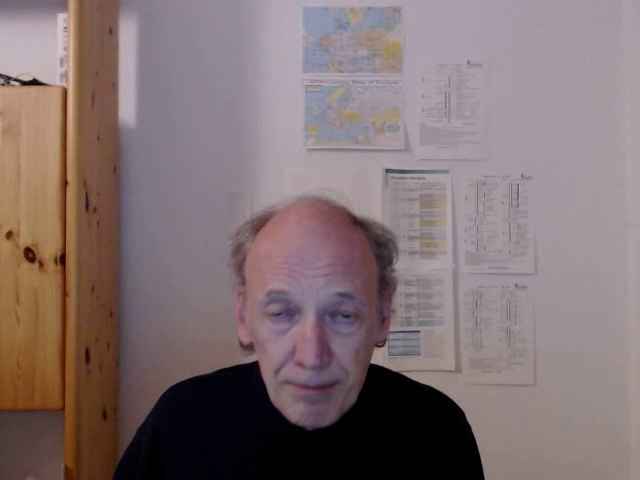
#> input picture frame 5 of seminar 3/copy/videorec.mp4, 640 x 480 px
$ jupyter execute --allow-errors VC_Seminar_03_final.ipynb   (shell and % lines are left out)
#> lines starting #> are read from the running program, lines starting #| are printed output that depends on the picture


# <span style="color:navy"> <i> Seminar 03</i></span> : <span style="color:green"> <b>Video Coding</b> </span>

## <span style="color:navy"> <b>TASK:</b> Compression of a Video using a Color Transform and Chroma Downsampling </span>
### <span style="color:blue"> **TASK 1:** Design an Encoder: </span>
- Modify given Encoder function `def encoder():` use video file `videorec.mp4` (it is given in your assignment directory), and implement the Encoder with a **color transform** of your choice. For example you can use the color transformation *YCrCB* or *YIQ*.
- Next, include **chroma downsampling** of your choice.
  - You can try different *color-transforms* and *downsampling rates* to minimize the encoded file size and maximize the decoded visual quality.

<span style="color:red">**NOTE:**</span> Represent these components as **int8** or **uint8**, and store them in a pickle file `encoded.pickle` as your encoded file.

### <span style="color:blue"> **TASK 2:** Design a Decoder: </span>
- Modify the corresponding given Decoder function `def decoder():`, which must take the produced **pickle file** `encoded.pickle` as new input for your decoder and writes this  output decoded video in a file named `decoded.mp4`.
- Execute your Encoder and Decoder functions and watch the resulting videos for corss checking in order to decide if the produced video looks reasonable and plausible.

### <span style="color:green"> **Grade Points:**  </span>
The grade points for your results will be calculated from a weighted average of the compression ratio (i.e. *the size of the final decoded video file divided by the size of the compressed encoded pickle file*.) and the reconstructed video quality as measrued be `ffmpeg ssim` (i.e. with values between $0$ and $1$ for best. See also lectures for more information about SSIM: How it works):

$$logcompression=np.log(\frac{decodedsize}{compressedsize})$$

$$performance=logcompression+5*ssimval$$

1. If the performance $>0.3$, you will get total $4$ points.
2. If the performance $>0.5$, you will additional $2$ points. (Total $6$ points)
3. If the performance $>0.7$, you will another additional $2$ points. (Total $8$ points)

[cell 1]
import os
import sys
import cv2
import numpy as np
from IPython.display import Video
import pickle5 as pickle
import scipy.signal
import scipy.signal as sp
import matplotlib.pyplot as plt

### <span style="color:green"> **Input Video**</span>
Watch the original input video

[cell 2]
from moviepy.editor import *
#> (the rest of this cell did not finish here and is left out)

## <span style="color:red"> START Your Solution </span>
### <span style="color:navy"> **Taks I:** Design Encoder </span>
Complete the missing part in the `def encoder():`

[cell 3]
def encoder():
    # Reading the video file
    cap = cv2.VideoCapture('videorec.mp4')
    # Open a new blank file to save resultant envode
    g = open('encoded.pickle', 'wb')
    # Read Video frame by frame
    # Create a list to store encoded frames
    encoded_frames = []
    while(cap.isOpened()):
        ret, frame0 = cap.read()
#> frame0 is the input picture: shape (480, 640, 3); mean B, G, R 113.9, 113, 129.6
        if ret==0:
            break

        # YOUR CODE HERE
        #raise NotImplementedError()
        # Define color transform and downsampling parameters
        color_transform = cv2.COLOR_BGR2YCrCb  # Choose the color transformation you prefer
        downsampling_ratio = 0.5  # Choose the downsampling ratio you prefer

        # apply color tranform
        frame_transformed = cv2.cvtColor(frame0, color_transform)
#> frame_transformed: shape (480, 640, 3); mean of channels 0, 1, 2 118, 136.3, 125.8

        # Split channel
        y, cr, cb = cv2.split(frame_transformed)
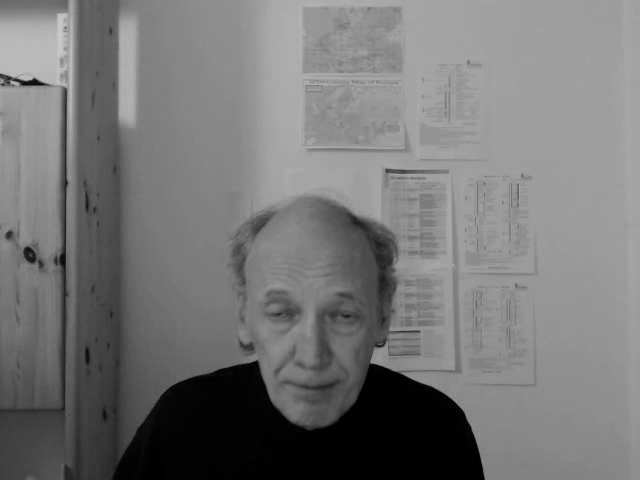
#> y: shape (480, 640); min 0, max 201, mean 118
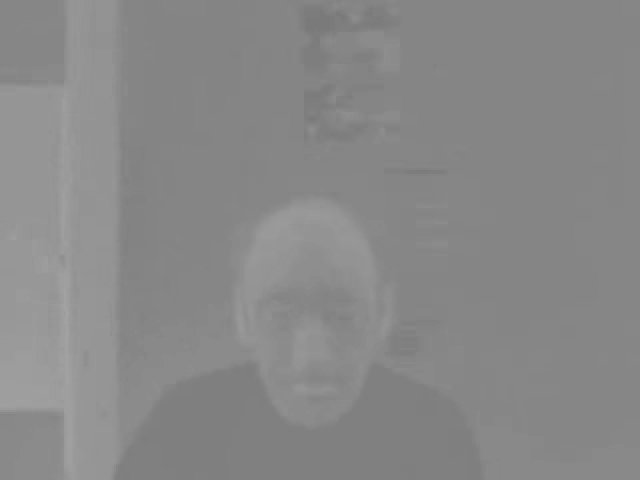
#> cr: shape (480, 640); min 122, max 164, mean 136.3
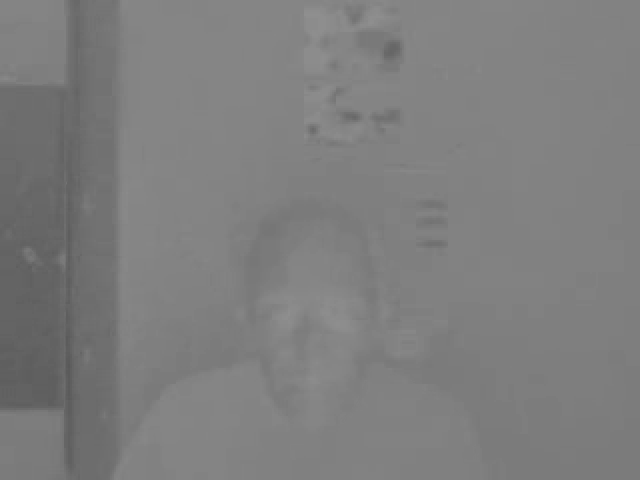
#> cb: shape (480, 640); min 89, max 143, mean 125.8

        # Perform downsampling on chroma channels (Cr and Cb)
        y_downsampled = cv2.resize(y, None, fx=downsampling_ratio, fy=downsampling_ratio)
        cr_downsampled = cv2.resize(cr, None, fx=downsampling_ratio, fy=downsampling_ratio)
        cb_downsampled = cv2.resize(cb, None, fx=downsampling_ratio, fy=downsampling_ratio)

        # Convert frame to int8 or uint8 representation
        y_downsampled_encoded = y_downsampled.astype(np.uint8)
        cr_downsampled_encoded = cr_downsampled.astype(np.uint8)
        cb_downsampled_encoded = cb_downsampled.astype(np.uint8)

        # Merge channels back
        frame_encoded = cv2.merge([y_downsampled, cr_downsampled, cb_downsampled])
#> frame_encoded: shape (240, 320, 3); mean of channels 0, 1, 2 118.1, 136.3, 125.8

        # Store the encoded frame
        encoded_frames.append(frame_encoded)

    # Store the encoded frames in a pickle file
    pickle.dump(encoded_frames, g)

        #
        ### End Code before this line
    cap.release()
    return

$ run again, starting later in the video
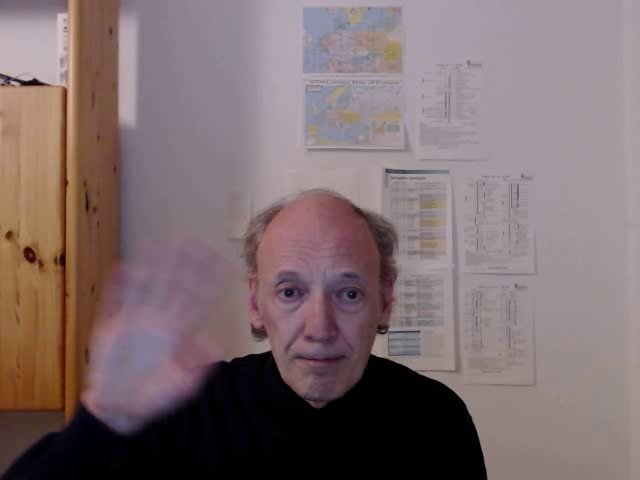
#> input picture frame 24 of seminar 3/copy/videorec.mp4, 640 x 480 px
#> in encoder, frame0 is the input picture: shape (480, 640, 3); mean B, G, R 110.8, 109.3, 126.5
#> frame_transformed: shape (480, 640, 3); mean of channels 0, 1, 2 114.6, 136.6, 126
#> in encoder, `y, cr, cb = cv2.split(frame_transformed)`:
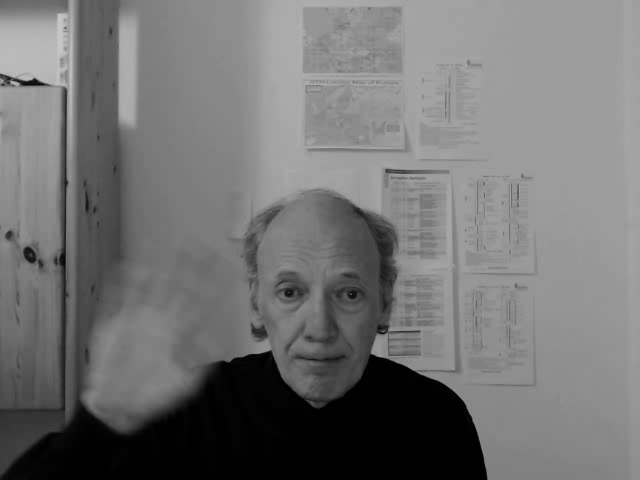
#> y: shape (480, 640); min 0, max 201, mean 114.6
#> in encoder, `y, cr, cb = cv2.split(frame_transformed)`:
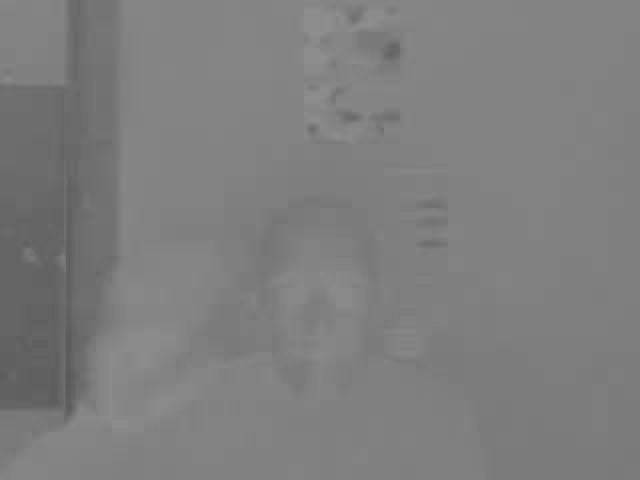
#> cb: shape (480, 640); min 89, max 143, mean 126
#> frame_encoded: shape (240, 320, 3); mean of channels 0, 1, 2 114.7, 136.6, 126

$ run again, starting later in the video
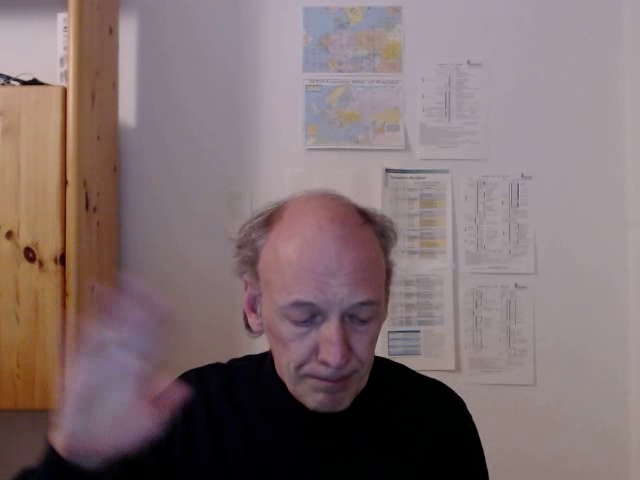
#> input picture frame 44 of seminar 3/copy/videorec.mp4, 640 x 480 px
#> in encoder, frame0 is the input picture: shape (480, 640, 3); mean B, G, R 113.7, 111.9, 129.2
#> frame_transformed: shape (480, 640, 3); mean of channels 0, 1, 2 117.3, 136.6, 126.1
#> in encoder, `y, cr, cb = cv2.split(frame_transformed)`:
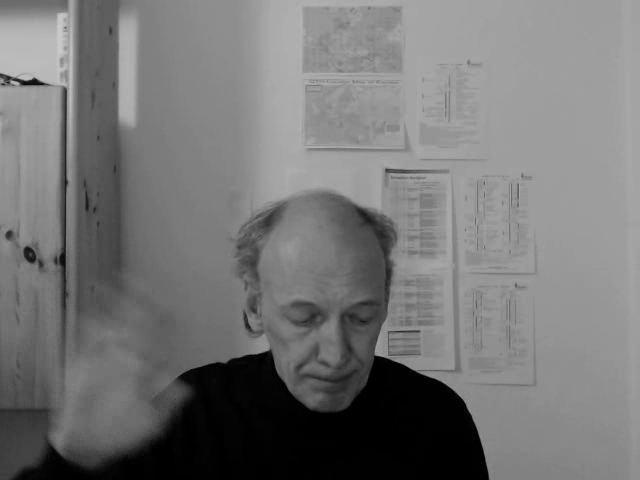
#> y: shape (480, 640); min 0, max 202, mean 117.3
#> in encoder, `y, cr, cb = cv2.split(frame_transformed)`:
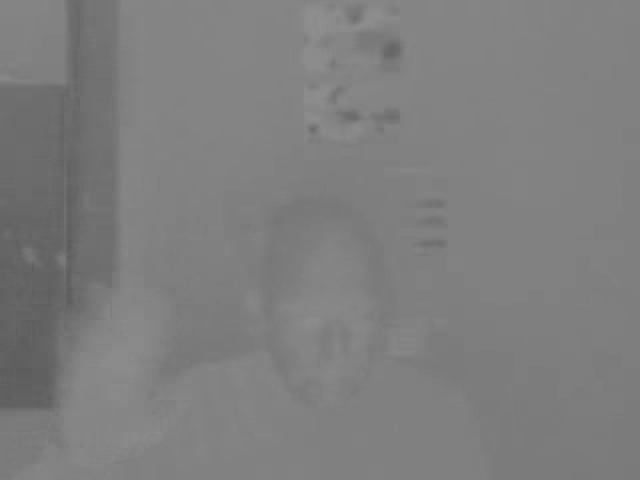
#> cb: shape (480, 640); min 92, max 143, mean 126.1
#> frame_encoded: shape (240, 320, 3); mean of channels 0, 1, 2 117.4, 136.6, 126.1
